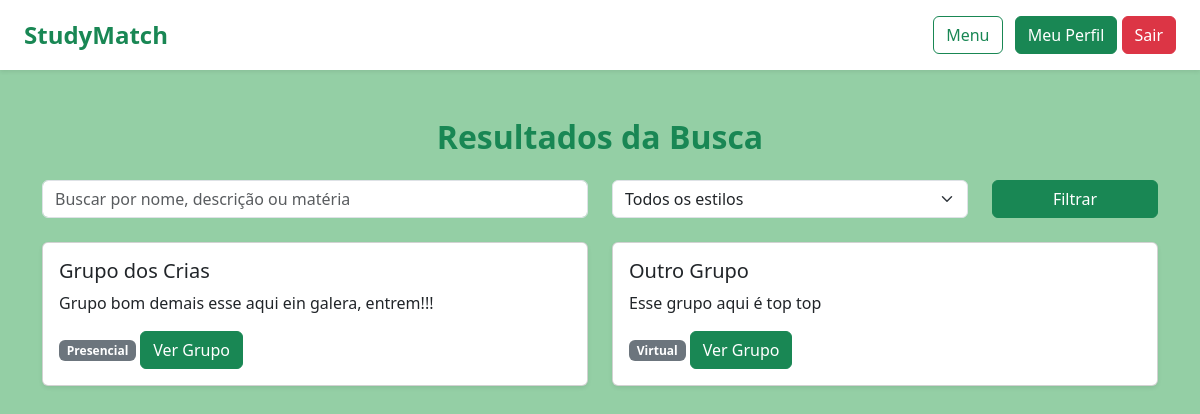
The app's page /buscar-grupos (signed in) with its own data.
### tables this page shows
CREATE TABLE groups (
                id INTEGER PRIMARY KEY AUTOINCREMENT,
                nome TEXT NOT NULL,
                descricao TEXT,
                materia TEXT,
                estilo TEXT,
                administrador_id INTEGER
            );

### app/routes/group_routes.py (the view)
    @bp.route("/buscar-grupos", methods=["GET"])
    def buscar_grupos():
        if "user_id" not in session:
            return redirect("/login")
        termo = request.args.get("q", "")
        estilo = request.args.get("estilo", None)
        grupos = group_use_case.search_groups(termo, estilo)
        participando = {}
        user_id = session["user_id"]
        for grupo in grupos:
            participando[grupo.id] = group_use_case.user_is_participant(grupo.id, user_id)
        return render_template(
            "buscar_grupos.html",
            grupos=grupos,
            termo=termo,
            estilo=estilo,
            participando=participando
        )

### infra/repositories/group_repository_sqlite.py (called while the page is built)
    def search(self, termo, estilo=None):
        cursor = self.conn.cursor()
        query = """
            SELECT id, nome, descricao, materia, estilo, administrador_id
            FROM groups
            WHERE (nome LIKE ? OR descricao LIKE ? OR materia LIKE ?)
        """
        params = [f"%{termo}%", f"%{termo}%", f"%{termo}%"]
        if estilo:
            query += " AND estilo = ?"
            params.append(estilo)
        cursor.execute(query, params)
        rows = cursor.fetchall()
        return [Group(*row) for row in rows]

    def user_participates(self, grupo_id, user_id):
        cursor = self.conn.cursor()
        cursor.execute("""
            SELECT 1 FROM group_participants
            WHERE grupo_id = ? AND usuario_id = ?
        """, (grupo_id, user_id))
        return cursor.fetchone() is not None

### use_cases/group_use_case.py (called while the page is built)
    def search_groups(self, termo, estilo=None):
        return self.repository.search(termo, estilo)

    def user_is_participant(self, grupo_id, user_id):
      return self.repository.user_participates(grupo_id, user_id)

### app/templates/buscar_grupos.html (shortened to what this page needs)
{% extends "base.html" %}
{% block content %}
<h2 class="text-success mb-4 text-center">Resultados da Busca</h2>
<form class="row mb-4" method="GET" action="/buscar-grupos">
  <div class="col-md-6">
    <input type="text" name="q" class="form-control" placeholder="Buscar por nome, descrição ou matéria" value="{{ termo }}" required>
  </div>
  <div class="col-md-4">
    <select name="estilo" class="form-select">
      <option value="">Todos os estilos</option>
    </select>
  </div>
  <div class="col-md-2">
    <button type="submit" class="btn btn-success w-100">Filtrar</button>
  </div>
</form>
{% if grupos %}
  <div class="row">
    {% for grupo in grupos %}
      <div class="col-md-6 mb-4">
        <div class="card shadow-sm">
          <div class="card-body">
            <h5 class="card-title">{{ grupo.nome }}</h5>
            <p class="card-text">{{ grupo.descricao }}</p>
            <span class="badge bg-secondary mb-2">{{ grupo.estilo|capitalize }}</span>
            <a href="/grupo/{{ grupo.id }}" class="btn btn-success me-2">Ver Grupo</a>
          </div>
        </div>
      </div>
    {% endfor %}
  </div>
{% else %}
  <p class="text-center text-muted">Nenhum grupo encontrado com os critérios fornecidos.</p>
{% endif %}
{% endblock %}

### app/static/css/style.css (style rules this page uses)
h1, h2 { font-weight: bold; }
.btn { font-weight: 500; }
body.bg-soft-green { background-color: #94cfa5; font-family: 'Segoe UI', Tahoma, Geneva, Verdana, sans-serif; margin: 0; }

### records on screen
groups: nome "Grupo dos Crias", descricao "Grupo bom demais esse aqui ein galera, entrem!!!", estilo "Presencial"
groups: nome "Outro Grupo", descricao "Esse grupo aqui é top top", estilo "Virtual"
